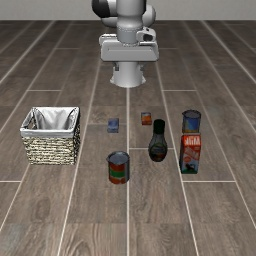
#> input picture tests/fixtures/libero_object_task0_start.jpg, 256 x 256 px
$ python -i libero_real_perception.py   (imports and definitions only)
#> lines starting #> are read from the running program, lines starting #| are printed output that depends on the picture; after the words box and inside, x2 and y2 are one past the last pixel; in counts of white or black regions, pixels touching at a corner belong together
"""RGB-based perception for LIBERO-10 task 0 (no sim ground truth)."""
from __future__ import annotations

import logging
from collections.abc import Callable
from dataclasses import dataclass
from typing import Any

from core.skills import DetectedObject, Pose, Skill, SkillParam, SkillRegistry

logger = logging.getLogger(__name__)

# LIBERO-10 task 0 manipulables (canonical MuJoCo body names + planner aliases).
TASK0_OBJECTS: dict[str, tuple[str, ...]] = {
    "alphabet_soup_1_main": (
        "alphabet soup can",
        "alphabet_soup",
        "alphabet_soup_1",
        "alphabet_soup_1_main",
        "soup can",
        "soup",
    ),
    "cream_cheese_1_main": (
        "cream cheese box",
        "cream_cheese",
        "cream_cheese_1",
        "cream_cheese_1_main",
        "cream cheese",
    ),
    "basket_1_main": (
        "basket",
        "basket_1",
        "basket_1_main",
    ),
}

# HSV ranges tuned for LIBERO agentview renders (OpenCV: H 0-179, S/V 0-255).
_COLOR_PROFILES: dict[str, tuple[tuple[int, int, int], tuple[int, int, int]]] = {
    "alphabet_soup_1_main": ((0, 80, 80), (15, 255, 255)),
    "cream_cheese_1_main": ((90, 40, 80), (130, 255, 255)),
    "basket_1_main": ((10, 30, 40), (30, 180, 200)),
}


@dataclass(frozen=True)
class _Detection:
    body_name: str
    center_u: float
    center_v: float
    area: float
    confidence: float


# [32 lines left out: functions _normalize_object_name, _jpeg_to_rgb, _pixel_to_table_pose, not called in this run]


def _detect_colored_blob(
    rgb,
    body_name: str,
    *,
    min_area: float = 120.0,
) -> _Detection | None:
    import cv2
    import numpy as np

    profile = _COLOR_PROFILES.get(body_name)
    if profile is None:
        return None
    lower, upper = profile
    hsv = cv2.cvtColor(rgb, cv2.COLOR_RGB2HSV)
    mask = cv2.inRange(hsv, np.array(lower), np.array(upper))
    mask = cv2.morphologyEx(mask, cv2.MORPH_OPEN, np.ones((3, 3), np.uint8))
    contours, _ = cv2.findContours(mask, cv2.RETR_EXTERNAL, cv2.CHAIN_APPROX_SIMPLE)
    if not contours:
        return None

    best = None
    best_area = 0.0
    for contour in contours:
        area = float(cv2.contourArea(contour))
        if area < min_area or area <= best_area:
            continue
        moments = cv2.moments(contour)
        if moments["m00"] <= 0:
            continue
        cx = moments["m10"] / moments["m00"]
        cy = moments["m01"] / moments["m00"]
        best_area = area
        best = (cx, cy)

    if best is None:
        return None
    cx, cy = best
    confidence = min(1.0, best_area / 2500.0)
    return _Detection(
        body_name=body_name,
        center_u=cx,
        center_v=cy,
        area=best_area,
        confidence=confidence,
    )


def detect_objects_in_frame(
    rgb,
    *,
    object_names: tuple[str, ...] | None = None,
) -> list[_Detection]:
    """Run task-0 CV heuristics on an RGB uint8 frame."""
    if rgb is None:
        return []
    targets = object_names or tuple(TASK0_OBJECTS)
    hits: list[_Detection] = []
    for body in targets:
        det = _detect_colored_blob(rgb, body)
        if det is not None:
            hits.append(det)
    hits.sort(key=lambda d: d.area, reverse=True)
    return hits


# [15 lines left out: function _capture_rgb, not called in this run]


class RealListObjectsSkill(Skill):
    name = "state.list_objects"
    description = (
        "Return manipulable object names detected in the current RGB view; "
        "empty when nothing is visible."
    )
    parameters: list[SkillParam] = []
    returns = "list[str]: object names"
    perception_source = "real"

    # [24 lines left out: functions __init__, __call__, not called in this run]


class RealDetectSkill(Skill):
    name = "perception.detect"
    description = "Detect a named object from the current RGB camera frame."
    parameters = [
        SkillParam("object_name", "str", "Name of the object to detect"),
    ]
    returns = "DetectedObject | None"
    perception_source = "real"

    # [27 lines left out: functions __init__, __call__, not called in this run]


class RealLocateSkill(Skill):
    name = "perception.locate"
    description = "Return the 3-D position of a named object from RGB perception."
    parameters = [
        SkillParam("object_name", "str", "Name of the object to locate"),
    ]
    returns = "Pose | None"
    perception_source = "real"

    # [7 lines left out: function __init__, not called in this run]

    def __call__(self, **kwargs: Any) -> Pose | None:
        result = self._detect(object_name=kwargs.get("object_name", ""))
        return result.pose if result is not None else None


# [10 lines left out: function register_libero_real_perception, not called in this run]

>>> import cv2
>>> picture = cv2.imread('../../tests/fixtures/libero_object_task0_start.jpg')
#> picture is the input picture: shape (256, 256, 3); mean B, G, R 93.5, 102.2, 111.5
>>> result = detect_objects_in_frame(picture)
#> the loop in detect_objects_in_frame, `for body in targets:` made 3 passes
#> contours in _detect_colored_blob on pass 1: 2 contours, all with area under 20
#> pass 1, in _detect_colored_blob, `mask = cv2.inRange(hsv, np.array(lower), np.array(upper))`:
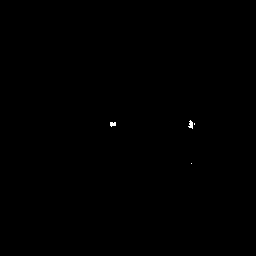
#> mask: shape (256, 256); 0.08% white; 4 white regions (2 under 20 px), largest, box (x1, y1, x2, y2) and area: (188, 120, 193, 129) 28, (110, 122, 116, 127) 24
#> pass 2, in _detect_colored_blob (call 2), `mask = cv2.inRange(hsv, np.array(lower), np.array(upper))`:
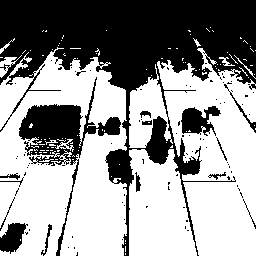
#> mask: shape (256, 256); 59.3% white; 98 black regions (83 under 20 px), largest, box (x1, y1, x2, y2) and area: (0, 0, 256, 256) 21094, (19, 77, 121, 256) 3520, (181, 106, 221, 136) 713
#> after the loop in detect_objects_in_frame, `for body in targets:`: hits = 1 item
#> result = 1 item
